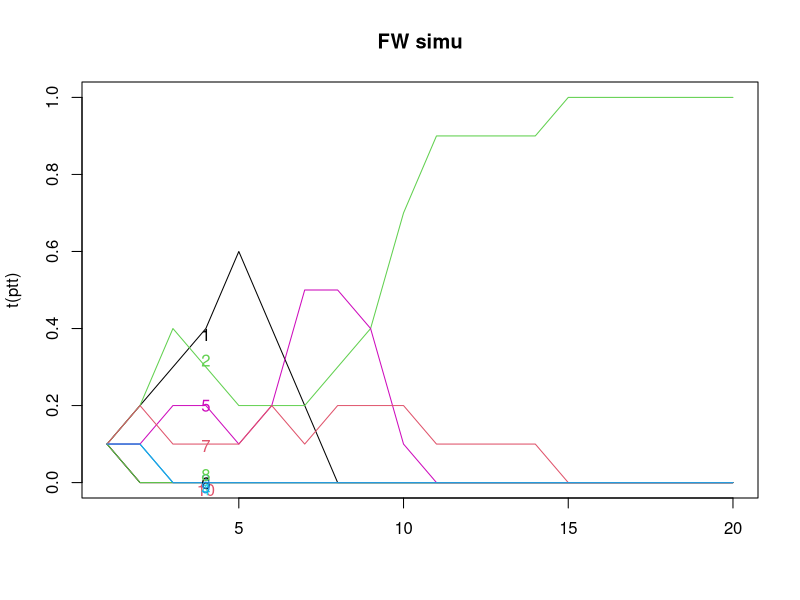
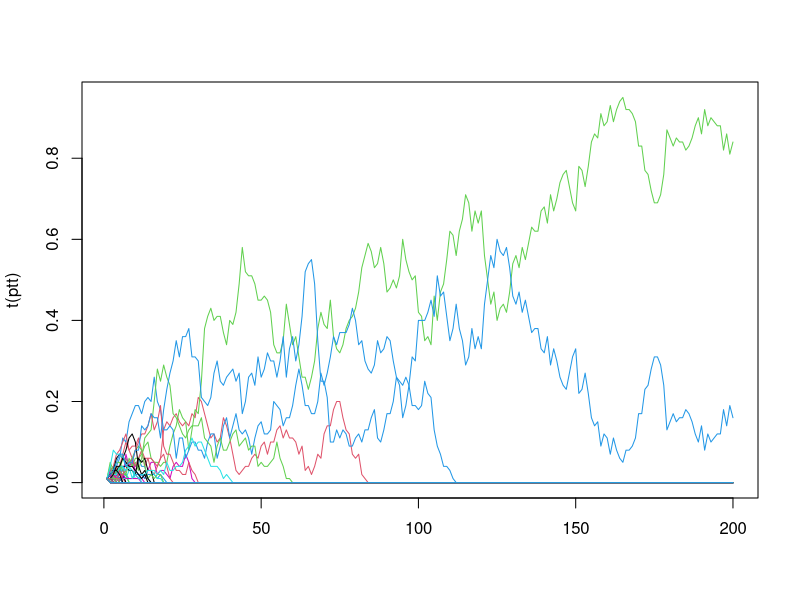
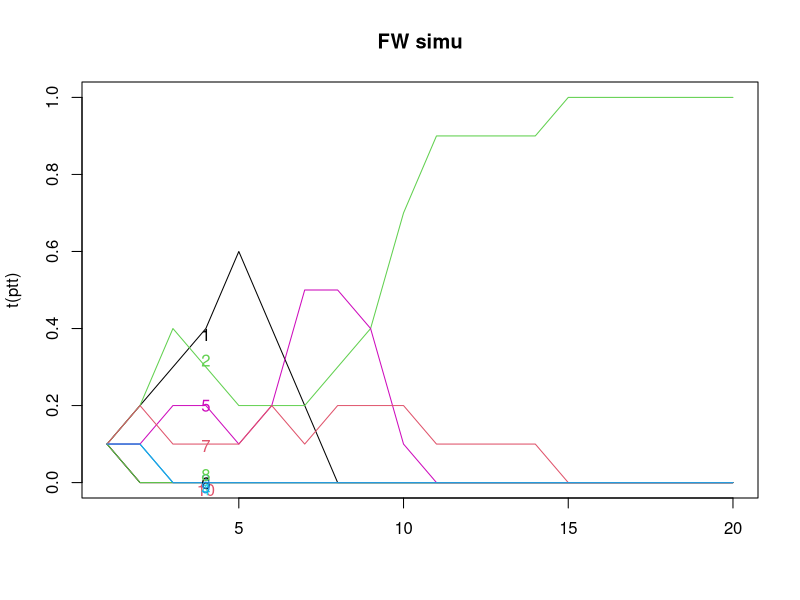

Source code (R) for these figures, in order:
## ---- chunk 1
  fwm <- function(N, n_gen, mu = 0) ## mu != 4/N
  {
      ## simulate fisher-wright (with mutations)
      x <- paste(1:N) ## starting types
      A <- matrix(NA, nrow = n_gen, ncol = N)
      for (i in 1:n_gen)
      {
          A[i,] <- x
          x <- sample(x, size = N, replace = T)
          x <- mut(x, mu)
          x
      }
      return(A) ## matrix of types, each line a generation.
  }
## ---- chunk 2
  mut <- function(x, mu)
  {
      ## m, the individuals that mutate
      m <- which(rbinom(length(x), 1, mu) == 1)
      if (length(m) == 0) ## if no-one mutates
          return(x)
      ## add a suffix to their ID, so it will be unique (infinite alleles)
      suffix <- 10000*round(runif(length(m)),4)
      x[m] <- paste0(x[m], ".", suffix)
      x
  }
## ---- chunk 3
  set.seed(1)
  fwm(N = 10, n_gen = 2, mu = 0)
  fwm(N = 10, n_gen = 2, mu = 0)
## ---- chunk 4
  set.seed(1)
  A <- fwm(N = 10, n_gen = 20, mu = 0)
  tt <- table(A, row(A)) ## count types by row
  ptt <- prop.table(tt, 2) ## proportions
  matplot(t(ptt), type = 'l', lty = 1, main = "FW simu")
  text(x = 4, y = jitter(ptt[,4]), rownames(ptt), col = 1:6)
## ---- chunk 5
  set.seed(1)
  A <- fwm(N = 100, n_gen = 200, mu = 0)
  tt <- table(A, row(A)) ## count types by row
  ptt <- prop.table(tt, 2) ## proportions
  matplot(t(ptt), type = 'l', lty = 1)
## ---- chunk 6
  set.seed(1)
  A <- fwm(N = 10, n_gen = 20, mu = 0)
  tt <- table(A, row(A)) ## count types by row
  ptt <- prop.table(tt, 2) ## proportions
  matplot(t(ptt), type = 'l', lty = 1, main = "FW simu")
  text(x = 4, y = jitter(ptt[,4]), rownames(ptt), col = 1:6)
## ---- chunk 7
  T.vec <- NULL
  all.the.same <- function(x){length(unique(x)) == 1}
  set.seed(10)
  for (i in 1:100)
  {
      A <- fwm(N = 100, n_gen = 1000,mu = 0)
      extinction_time = min(row(A)[apply(A, 1, all.the.same)])
      T.vec[i] <- extinction_time
  }
  mean(T.vec)
